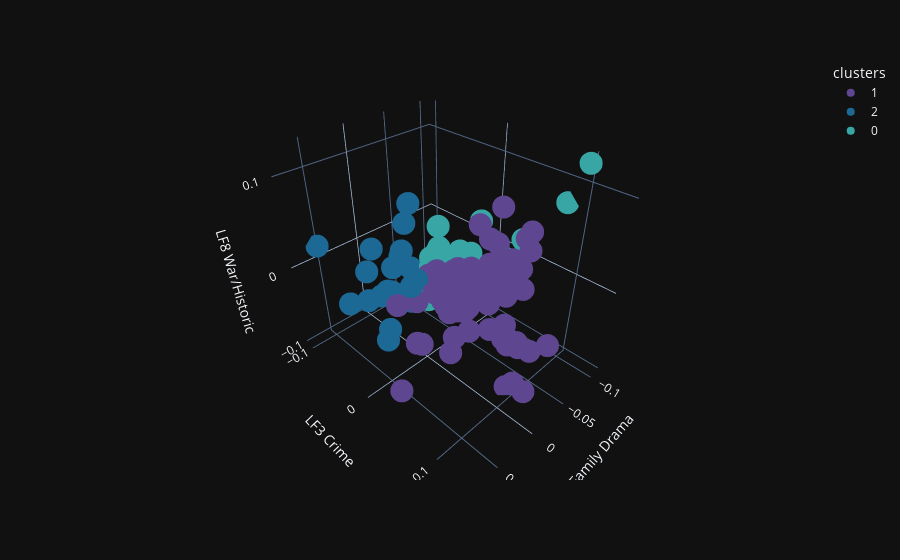

Notebook cell for this chart:
### Markdown cell above
Interestingly, the dimensions used here (2, 3, 8) are quite easy to interpret. I named them, respectively: Family Drama, Crime, and War/Historical.

A few films that rank high on War/Historical: Apocalypse Now, 300, Inglorious Basterds, and... Shrek. Probably because there are the words "king" and "princess" in the plot; other words that are common in this dimension are "german", "war", "army", "soldier", "fight" (hence the name). War/Historical films seem to also rate high on Crime (except Shrek), surely because of the words like "kill", "agents", "teams"...

This clustering seems useless to me. It just looks a bit nice. If I had to do this myself, I would have a specific cluster for observations at the center, since they don't rank high on any particular axis (e.g. Mad Max Fury Road, Donnie Darko, Star Trek, Star Wars, or those Marvel movies)

### Code cell
km=KMeans(n_clusters=3)
reduced_tfidf["clusters"]=km.fit_predict(reduced_tfidf.loc[:,["LatentFactor2","LatentFactor3", "LatentFactor8"]])

px.scatter_3d(
    data_frame=reduced_tfidf.assign(
        clusters=reduced_tfidf["clusters"].astype("category"),
        plot=reduced_tfidf["plot"].str.wrap(50).str.replace("\n", "<br>")
    ).rename(columns={
        "LatentFactor2": "LF2 Family Drama",
        "LatentFactor3": "LF3 Crime",
        "LatentFactor8": "LF8 War/Historic"
    }).loc[lambda x: x["numVotes"]>500000],
    x="LF2 Family Drama",
    y="LF3 Crime",
    z="LF8 War/Historic",
    color="clusters",
    color_discrete_sequence=px.colors.qualitative.Prism,
    hover_data=["primaryTitle", "plot"]
)
